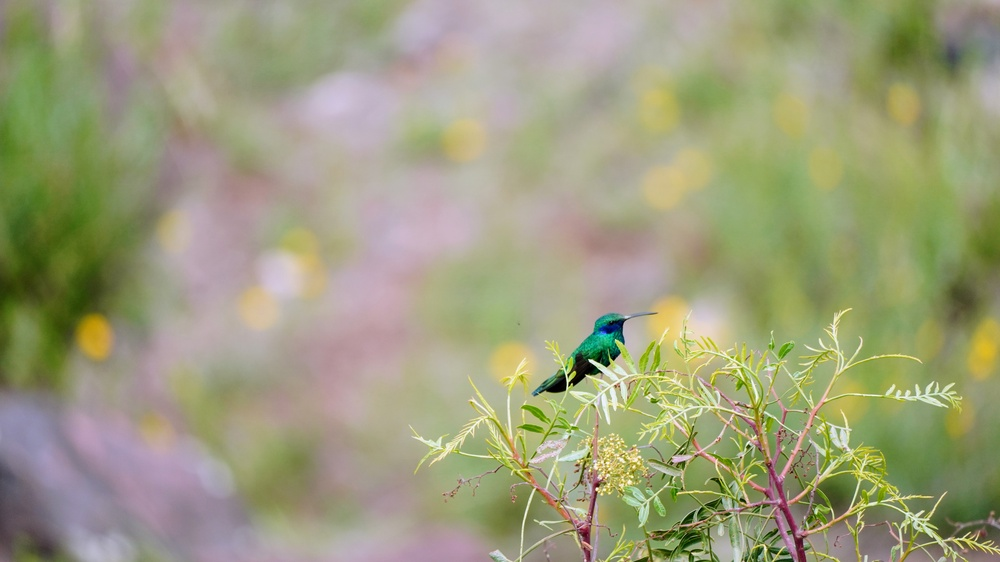
#> input picture scripts/kolibri_og.JPG, 1000 x 562 px, shrunk from 6000 x 3375 before the run
$ python rescale_4x1.py kolibri_og.JPG out.png
#> lines starting #> are read from the running program, lines starting #| are printed output that depends on the picture
#!/usr/bin/env python3
"""Resize an image to a 4:1 aspect ratio."""

from __future__ import annotations

import argparse
from pathlib import Path

from PIL import Image, ImageOps


ASPECT_RATIO = 4 / 1


def output_size(width: int, height: int, target_width: int | None) -> tuple[int, int]:
    if target_width is None:
        if width / height >= ASPECT_RATIO:
            return width, round(width / ASPECT_RATIO)
        return round(height * ASPECT_RATIO), height

    return target_width, round(target_width / ASPECT_RATIO)


def rescale_4x1(
    input_path: Path,
    output_path: Path,
    *,
    mode: str,
    target_width: int | None,
    background: str,
) -> None:
#> called with mode = 'crop', background = 'white'
    with Image.open(input_path) as image:
#> image is the input picture: PIL image 1000x562 RGB; mean R, G, B 157.5, 157.6, 125.1
        image = ImageOps.exif_transpose(image)
        size = output_size(image.width, image.height, target_width)
#> size = (2248, 562)

        if mode == "crop":
            resized = ImageOps.fit(image, size, method=Image.Resampling.LANCZOS)
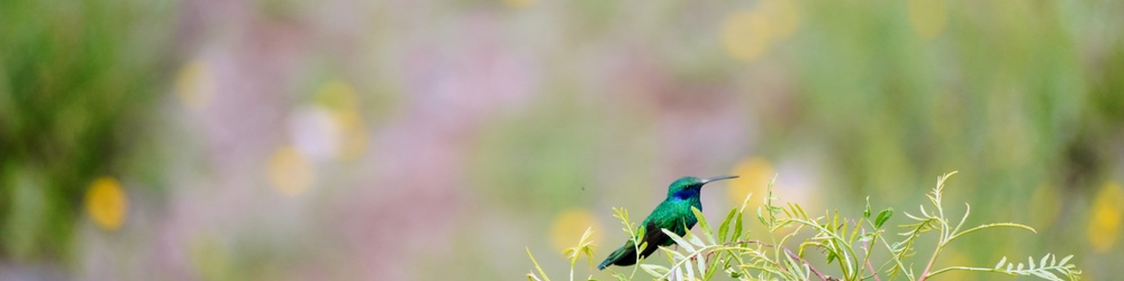
#> resized: PIL image 2248x562 RGB (shown at 1/2 size); mean R, G, B 159, 159.7, 121.9
        else:
            resized = ImageOps.pad(
                image,
                size,
                method=Image.Resampling.LANCZOS,
                color=background,
            )

        if output_path.suffix.lower() in {".jpg", ".jpeg"}:
            resized = resized.convert("RGB")

        output_path.parent.mkdir(parents=True, exist_ok=True)
        resized.save(output_path)


def parse_args() -> argparse.Namespace:
    parser = argparse.ArgumentParser(
        description="Resize an image to a 4:1 aspect ratio.",
    )
    parser.add_argument("input", type=Path, help="Image to resize")
    parser.add_argument("output", type=Path, help="Where to write the resized image")
    parser.add_argument(
        "--mode",
        choices=("crop", "pad"),
        default="crop",
        help="crop fills 4:1 by trimming edges; pad keeps the full image with borders",
    )
    parser.add_argument(
        "--width",
        type=int,
        default=None,
        help="Optional output width in pixels; height is width / 4",
    )
    parser.add_argument(
        "--background",
        default="white",
        help="Padding color for --mode pad, such as white, black, or #f5f5f5",
    )
    return parser.parse_args()


def main() -> None:
    args = parse_args()
    rescale_4x1(
        args.input,
        args.output,
        mode=args.mode,
        target_width=args.width,
        background=args.background,
    )


if __name__ == "__main__":
    main()
